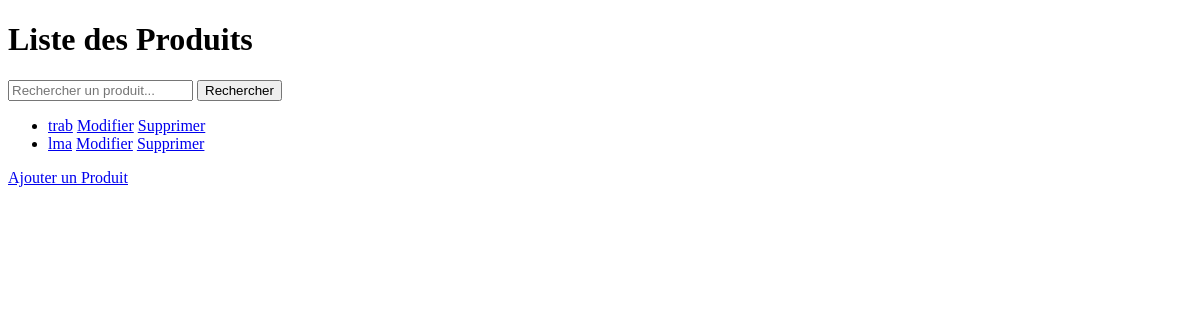
Before: /Entrepot/produits/ with the older database file.
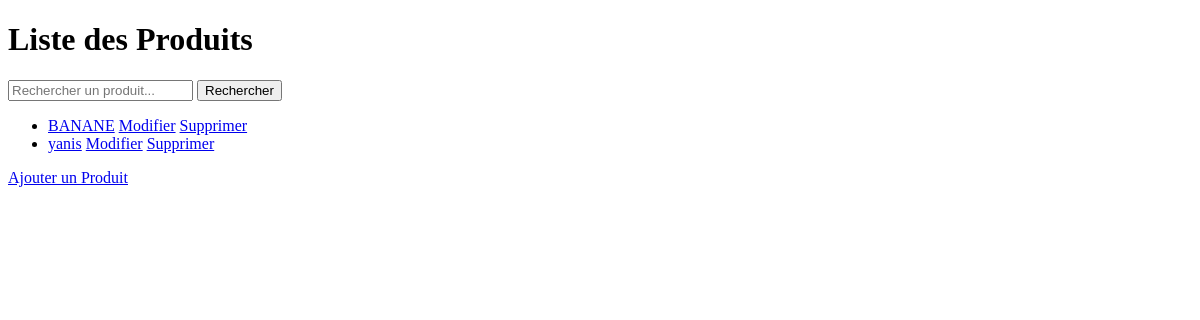
After: the same page with the newer database file.
### entrepot/models.py (models this page shows, shortened)
class Produit(models.Model):
    code = models.CharField(max_length=20)
    designation = models.CharField(max_length=100)
    nombre_vente0 = models.IntegerField(default=0)
    nombre_vente1 = models.IntegerField(default=0)
    nombre_vente2 = models.IntegerField(default=0)
    nombre_vente3 = models.IntegerField(default=0)

### entrepot/views.py (the view)
# urls.py: path('produits/', views.produit_list, name='produit_list'),
def produit_list(request):
    query = request.GET.get('q')
    produits = Produit.objects.all()
    if query:
        produits = produits.filter(designation__icontains=query)  # Filtrer par le champ 'designation'
    return render(request, 'Produit/produit_list.html', {'produits': produits})

### entrepot/templates/Produit/produit_list.html (shortened to what this page needs)
<!DOCTYPE html>
<html>
<head>
</head>
<body>
    <h1>Liste des Produits</h1>
    <form method="GET">
        <input type="text" name="q" placeholder="Rechercher un produit...">
        <button type="submit">Rechercher</button>
    </form>
    <ul>
        {% for produit in produits %}
            <li>
                <a href="{% url 'produit_detail' produit.pk %}">{{ produit.designation }}</a>
                <a href="{% url 'produit_edit' produit.pk %}">Modifier</a>
                <a href="{% url 'produit_delete' produit.pk %}">Supprimer</a>
            </li>
        {% endfor %}
    </ul>
    <a href="{% url 'produit_new' %}">Ajouter un Produit</a>
</body>
</html>

Changed rows visible on the page:
removed Produit: designation "trab"
removed Produit: designation "lma"
added Produit: designation "BANANE"
added Produit: designation "yanis"
